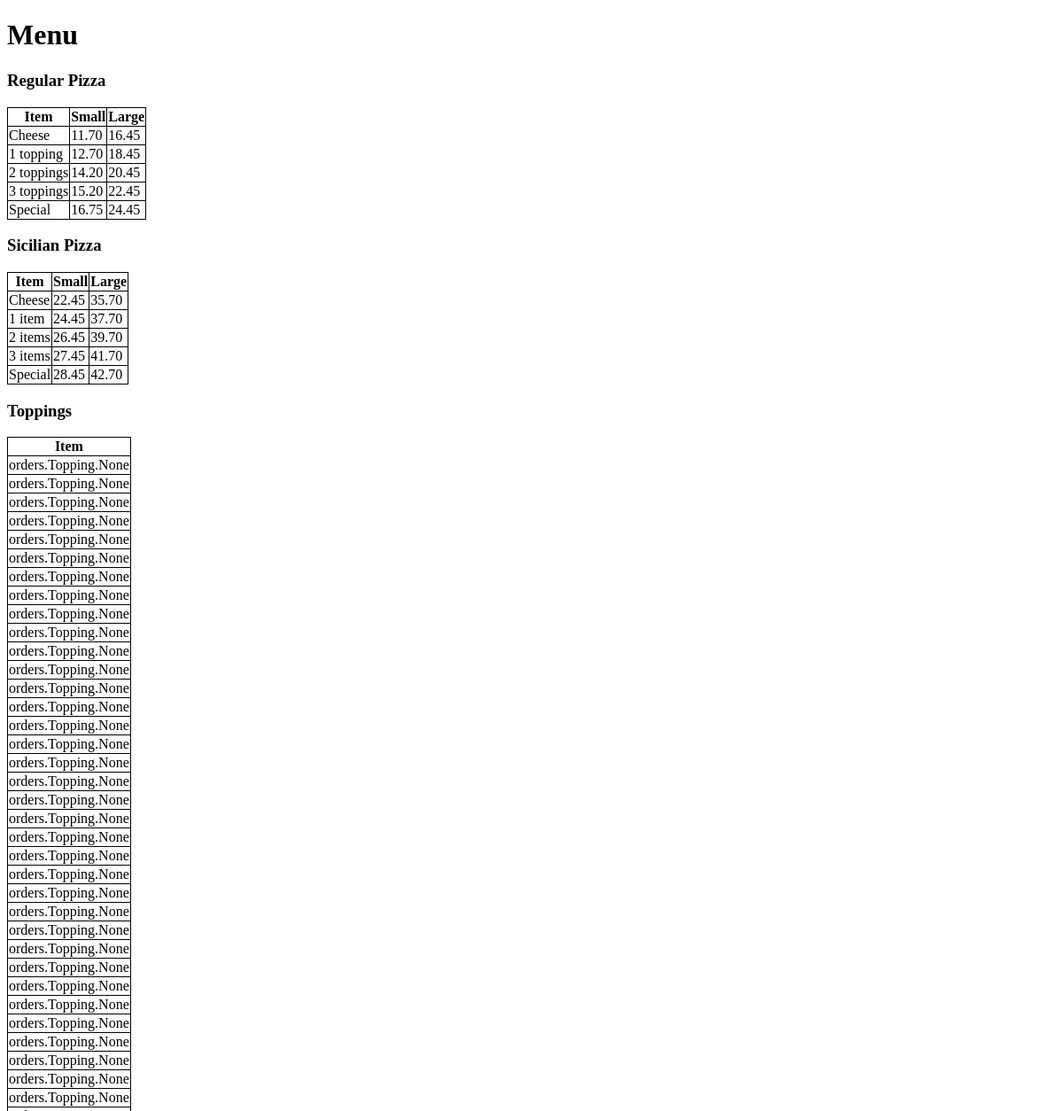
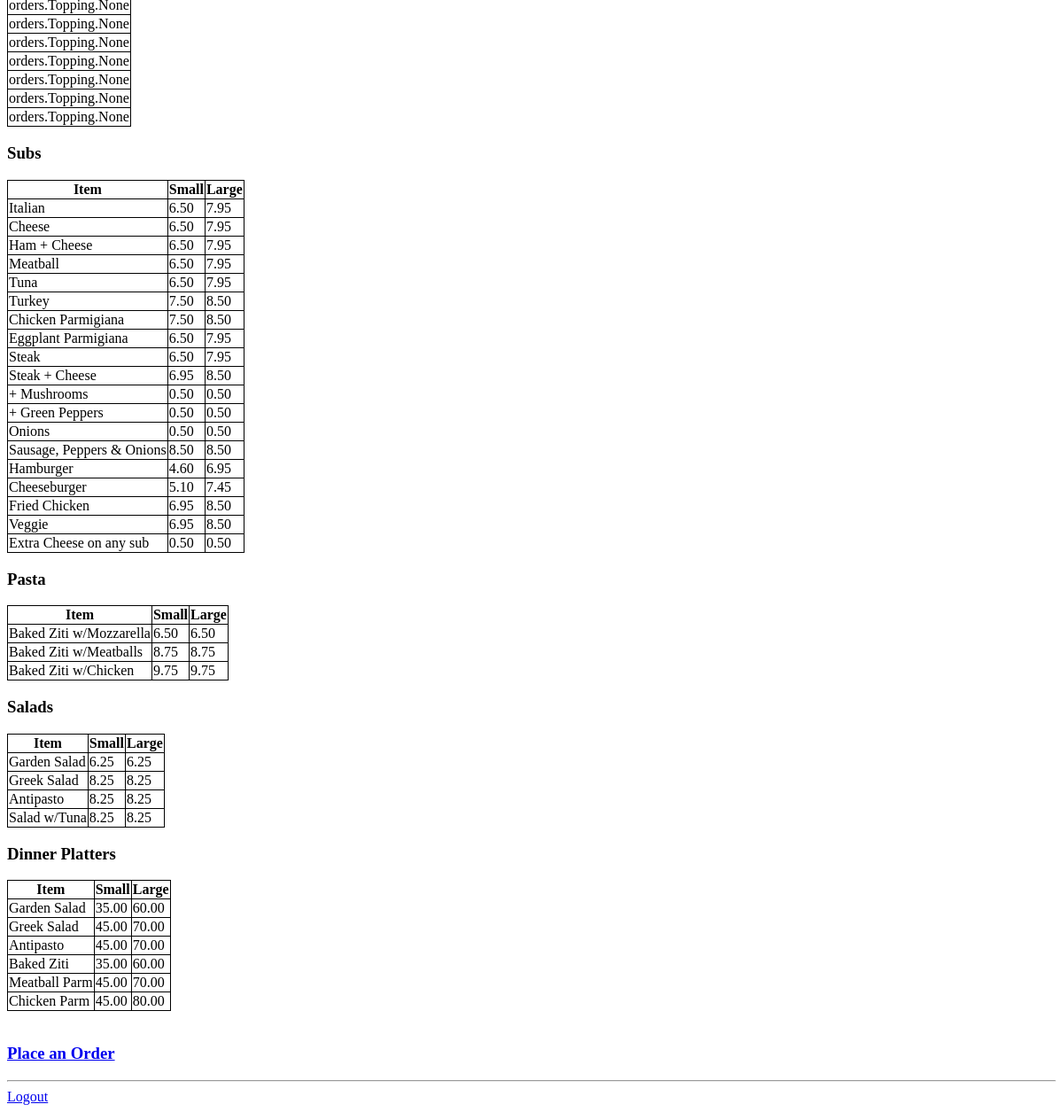
Screenshot of / (signed in) with the database file from the repository (2 pictures, top to bottom).
### orders/models.py (models this page shows, shortened)
class Menu(models.Model):
    item = models.CharField(max_length=64)
    subItem = models.CharField(max_length=64)
    toppings = models.ManyToManyField(Topping, blank=True, related_name="toppingsmenu")
    priceSmall = models.DecimalField(max_digits=5, decimal_places=2, blank=True, null=True)
    priceLarge = models.DecimalField(max_digits=5, decimal_places=2, blank=True, null=True)

### orders/views.py (the view)
# urls.py: path("", views.index, name="index"),
def index(request):
    if not request.user.is_authenticated:
        return render(request, "menus/login.html", {"message": None})
    context = {
        "menus": Menu.objects.all(),
        "user": request.user
    }
    first = request.user.first_name
    last = request.user.last_name
    custUserID = request.user.username
    try:
        login_check = Customer.objects.get(custUserID=custUserID)
    except Customer.DoesNotExist:
        cust = Customer(first=first, last=last, custUserID=custUserID)
        cust.save()
    login_check = Customer.objects.get(custUserID=custUserID)
    if login_check is None:
        cust = Customer(first=first, last=last, custUserID=custUserID)
        cust.save()
    return render(request, "menus/menuindex.html", context)

### orders/templates/menus/menuindex.html (shortened to what this page needs)
{% extends "menus/base.html" %}
{% block body %}
        <h1>Menu</h1>
        <h3>Regular Pizza</h3>
        <table>
            <tr>
                <th>Item</th>
                <th>Small</th>
                <th>Large</th>
            </tr>
        {% for menu in menus %}
            {% if menu.item == "Regular-Pizza" %}
                <tr>
                    <td>{{ menu.subItem }}</td>
                    <td>{{ menu.priceSmall }}</td>
                    <td>{{ menu.priceLarge }}</td>
                </tr>
              {% endif %}
          {% endfor %}
        </table>
        <h3>Sicilian Pizza</h3>
        <table>
            <tr>
                <th>Item</th>
                <th>Small</th>
                <th>Large</th>
            </tr>
        {% for menu in menus %}
            {% if menu.item == "Sicilian-Pizza" %}
                <tr>
                    <td>{{ menu.subItem }}</td>
                    <td>{{ menu.priceSmall }}</td>
                    <td>{{ menu.priceLarge }}</td>
                </tr>
              {% endif %}
          {% endfor %}
        </table>
        <h3>Toppings</h3>
        <table>
            <tr>
                <th>Item</th>
            </tr>
        {% for menu in menus %}
                <tr>
                    <td>{{ menu.toppings }}</td>
                </tr>
          {% endfor %}
        </table>
        <h3>Subs</h3>
        <table>
            <tr>
                <th>Item</th>
                <th>Small</th>
                <th>Large</th>
            </tr>
        {% for menu in menus %}
            {% if menu.item == "Subs" %}
                <tr>
                    <td>{{ menu.subItem }}</td>
                    <td>{{ menu.priceSmall }}</td>
                    <td>{{ menu.priceLarge }}</td>
                </tr>
              {% endif %}
          {% endfor %}
        </table>
        <h3>Pasta</h3>
        <table>
            <tr>
                <th>Item</th>
                <th>Small</th>
                <th>Large</th>
            </tr>
        {% for menu in menus %}
            {% if menu.item == "Pasta" %}
                <tr>
                    <td>{{ menu.subItem }}</td>
                    <td>{{ menu.priceSmall }}</td>
                    <td>{{ menu.priceLarge }}</td>
                </tr>
              {% endif %}
          {% endfor %}
        </table>
        <h3>Salads</h3>
        <table>
            <tr>
                <th>Item</th>
                <th>Small</th>
                <th>Large</th>
            </tr>
        {% for menu in menus %}
            {% if menu.item == "Salads" %}
                <tr>
                    <td>{{ menu.subItem }}</td>
                    <td>{{ menu.priceSmall }}</td>
                    <td>{{ menu.priceLarge }}</td>
                </tr>
              {% endif %}
          {% endfor %}
        </table>
        <h3>Dinner Platters</h3>
        <table>
            <tr>
                <th>Item</th>
                <th>Small</th>
                <th>Large</th>
            </tr>
        {% for menu in menus %}
            {% if menu.item == "Dinner Platters" %}
                <tr>
                    <td>{{ menu.subItem }}</td>
                    <td>{{ menu.priceSmall }}</td>
                    <td>{{ menu.priceLarge }}</td>
                </tr>
              {% endif %}
          {% endfor %}
        </table>
        <br>
        <h3><a href="{% url 'order' %}">Place an Order</a></h3>
        <hr>
        <a href="{% url 'logout' %}">Logout</a>
{% endblock %}

### orders/templates/menus/base.html (shortened to what this page needs)
<!DOCTYPE html>
<html>
    <head>
    </head>
    <body>
        {% block body %}
        {% endblock %}
    </body>
</html>

### orders/templates/menus/menuindex.html (style rules this page uses)
table, th, td { border: 1px solid black; border-collapse: collapse; }

### rows the page displays
Menu: subItem "Cheese", priceSmall "11.70", priceLarge "16.45", toppings "orders.Topping.None"
Menu: subItem "1 topping", priceSmall "12.70", priceLarge "18.45", toppings "orders.Topping.None"
Menu: subItem "2 toppings", priceSmall "14.20", priceLarge "20.45", toppings "orders.Topping.None"
Menu: subItem "3 toppings", priceSmall "15.20", priceLarge "22.45", toppings "orders.Topping.None"
Menu: subItem "Special", priceSmall "16.75", priceLarge "24.45", toppings "orders.Topping.None"
Menu: subItem "Cheese", priceSmall "22.45", priceLarge "35.70", toppings "orders.Topping.None"
Menu: subItem "1 item", priceSmall "24.45", priceLarge "37.70", toppings "orders.Topping.None"
Menu: subItem "2 items", priceSmall "26.45", priceLarge "39.70", toppings "orders.Topping.None"
Menu: subItem "3 items", priceSmall "27.45", priceLarge "41.70", toppings "orders.Topping.None"
Menu: subItem "Special", priceSmall "28.45", priceLarge "42.70", toppings "orders.Topping.None"
Menu: toppings "orders.Topping.None", subItem "Italian", priceSmall "6.50", priceLarge "7.95"
Menu: toppings "orders.Topping.None", subItem "Cheese", priceSmall "6.50", priceLarge "7.95"
Menu: toppings "orders.Topping.None", subItem "Ham + Cheese", priceSmall "6.50", priceLarge "7.95"
Menu: toppings "orders.Topping.None", subItem "Meatball", priceSmall "6.50", priceLarge "7.95"
Menu: toppings "orders.Topping.None", subItem "Tuna", priceSmall "6.50", priceLarge "7.95"
Menu: toppings "orders.Topping.None", subItem "Turkey", priceSmall "7.50", priceLarge "8.50"
Menu: toppings "orders.Topping.None", subItem "Chicken Parmigiana", priceSmall "7.50", priceLarge "8.50"
Menu: toppings "orders.Topping.None", subItem "Eggplant Parmigiana", priceSmall "6.50", priceLarge "7.95"
Menu: toppings "orders.Topping.None", subItem "Steak", priceSmall "6.50", priceLarge "7.95"
Menu: toppings "orders.Topping.None", subItem "Steak + Cheese", priceSmall "6.95", priceLarge "8.50"
Menu: toppings "orders.Topping.None", subItem "+ Mushrooms", priceSmall "0.50", priceLarge "0.50"
Menu: toppings "orders.Topping.None", subItem "+ Green Peppers", priceSmall "0.50", priceLarge "0.50"
Menu: toppings "orders.Topping.None", subItem "Onions", priceSmall "0.50", priceLarge "0.50"
Menu: toppings "orders.Topping.None", subItem "Sausage, Peppers & Onions", priceSmall "8.50", priceLarge "8.50"
Menu: toppings "orders.Topping.None", subItem "Hamburger", priceSmall "4.60", priceLarge "6.95"
Menu: toppings "orders.Topping.None", subItem "Cheeseburger", priceSmall "5.10", priceLarge "7.45"
Menu: toppings "orders.Topping.None", subItem "Fried Chicken", priceSmall "6.95", priceLarge "8.50"
Menu: toppings "orders.Topping.None", subItem "Veggie", priceSmall "6.95", priceLarge "8.50"
Menu: toppings "orders.Topping.None", subItem "Extra Cheese on any sub", priceSmall "0.50", priceLarge "0.50"
Menu: toppings "orders.Topping.None", subItem "Baked Ziti w/Mozzarella", priceSmall "6.50", priceLarge "6.50"
Menu: toppings "orders.Topping.None", subItem "Baked Ziti w/Meatballs", priceSmall "8.75", priceLarge "8.75"
Menu: toppings "orders.Topping.None", subItem "Baked Ziti w/Chicken", priceSmall "9.75", priceLarge "9.75"
Menu: toppings "orders.Topping.None", subItem "Garden Salad", priceSmall "6.25", priceLarge "6.25"
Menu: toppings "orders.Topping.None", subItem "Greek Salad", priceSmall "8.25", priceLarge "8.25"
Menu: toppings "orders.Topping.None", subItem "Antipasto", priceSmall "8.25", priceLarge "8.25"
Menu: toppings "orders.Topping.None", subItem "Salad w/Tuna", priceSmall "8.25", priceLarge "8.25"
Menu: toppings "orders.Topping.None", subItem "Garden Salad", priceSmall "35.00", priceLarge "60.00"
Menu: toppings "orders.Topping.None", subItem "Greek Salad", priceSmall "45.00", priceLarge "70.00"
Menu: toppings "orders.Topping.None", subItem "Antipasto", priceSmall "45.00", priceLarge "70.00"
Menu: toppings "orders.Topping.None", subItem "Baked Ziti", priceSmall "35.00", priceLarge "60.00"
Menu: toppings "orders.Topping.None", subItem "Meatball Parm", priceSmall "45.00", priceLarge "70.00"
Menu: toppings "orders.Topping.None", subItem "Chicken Parm", priceSmall "45.00", priceLarge "80.00"
